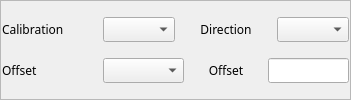
           <widget class="QFrame" name="frame_15">
            <property name="frameShape">
             <enum>QFrame::StyledPanel</enum>
            </property>
            <property name="frameShadow">
             <enum>QFrame::Raised</enum>
            </property>
            <layout class="QVBoxLayout" name="verticalLayout_23" stretch="1,0">
             <property name="spacing">
              <number>1</number>
             </property>
             <property name="margin">
              <number>1</number>
             </property>
             <item>
              <layout class="QHBoxLayout" name="horizontalLayout_30" stretch="1,1,1,1">
               <property name="spacing">
                <number>1</number>
               </property>
               <item>
                <widget class="QLabel" name="label_45">
                 <property name="sizePolicy">
                  <sizepolicy hsizetype="Fixed" vsizetype="Preferred">
                   <horstretch>0</horstretch>
                   <verstretch>0</verstretch>
                  </sizepolicy>
                 </property>
                 <property name="minimumSize">
                  <size>
                   <width>100</width>
                   <height>0</height>
                  </size>
                 </property>
                 <property name="font">
                  <font>
                   <family>Abyssinica SIL</family>
                   <pointsize>9</pointsize>
                  </font>
                 </property>
                 <property name="text">
                  <string>Calibration</string>
                 </property>
                 <property name="alignment">
                  <set>Qt::AlignLeading|Qt::AlignLeft|Qt::AlignVCenter</set>
                 </property>
                </widget>
               </item>
               <item>
                <widget class="QEComboBox" name="qecombobox_9">
                 <property name="sizePolicy">
                  <sizepolicy hsizetype="Minimum" vsizetype="Fixed">
                   <horstretch>0</horstretch>
                   <verstretch>0</verstretch>
                  </sizepolicy>
                 </property>
                 <property name="minimumSize">
                  <size>
                   <width>0</width>
                   <height>1</height>
                  </size>
                 </property>
                 <property name="maximumSize">
                  <size>
                   <width>16777215</width>
                   <height>16777215</height>
                  </size>
                 </property>
                 <property name="font">
                  <font>
                   <family>Abyssinica SIL</family>
                   <pointsize>9</pointsize>
                  </font>
                 </property>
                 <property name="variable" stdset="0">
                  <string>DMC01:$(M).SET</string>
                 </property>
                </widget>
               </item>
               <item>
                <widget class="QLabel" name="label_43">
                 <property name="sizePolicy">
                  <sizepolicy hsizetype="Preferred" vsizetype="Preferred">
                   <horstretch>0</horstretch>
                   <verstretch>0</verstretch>
                  </sizepolicy>
                 </property>
                 <property name="minimumSize">
                  <size>
                   <width>100</width>
                   <height>0</height>
                  </size>
                 </property>
                 <property name="font">
                  <font>
                   <family>Abyssinica SIL</family>
                   <pointsize>9</pointsize>
                  </font>
                 </property>
                 <property name="text">
                  <string>Direction</string>
                 </property>
                 <property name="alignment">
                  <set>Qt::AlignCenter</set>
                 </property>
                </widget>
               </item>
               <item>
                <widget class="QEComboBox" name="qecombobox_6">
                 <property name="sizePolicy">
                  <sizepolicy hsizetype="Minimum" vsizetype="Fixed">
                   <horstretch>0</horstretch>
                   <verstretch>0</verstretch>
                  </sizepolicy>
                 </property>
                 <property name="minimumSize">
                  <size>
                   <width>0</width>
                   <height>1</height>
                  </size>
                 </property>
                 <property name="font">
                  <font>
                   <family>Abyssinica SIL</family>
                   <pointsize>9</pointsize>
                  </font>
                 </property>
                 <property name="variable" stdset="0">
                  <string>DMC01:$(M).DIR</string>
                 </property>
                </widget>
               </item>
              </layout>
             </item>
             <item>
              <layout class="QHBoxLayout" name="horizontalLayout_22" stretch="1,1,1,1">
               <property name="spacing">
                <number>1</number>
               </property>
               <item>
                <widget class="QLabel" name="label_30">
                 <property name="sizePolicy">
                  <sizepolicy hsizetype="Fixed" vsizetype="Preferred">
                   <horstretch>0</horstretch>
                   <verstretch>0</verstretch>
                  </sizepolicy>
                 </property>
                 <property name="minimumSize">
                  <size>
                   <width>100</width>
                   <height>0</height>
                  </size>
                 </property>
                 <property name="font">
                  <font>
                   <family>Abyssinica SIL</family>
                   <pointsize>9</pointsize>
                  </font>
                 </property>
                 <property name="text">
                  <string>Offset</string>
                 </property>
                 <property name="alignment">
                  <set>Qt::AlignLeading|Qt::AlignLeft|Qt::AlignVCenter</set>
                 </property>
                </widget>
               </item>
               <item>
                <widget class="QEComboBox" name="qecombobox_5">
                 <property name="sizePolicy">
                  <sizepolicy hsizetype="Minimum" vsizetype="Fixed">
                   <horstretch>0</horstretch>
                   <verstretch>0</verstretch>
                  </sizepolicy>
                 </property>
                 <property name="minimumSize">
                  <size>
                   <width>0</width>
                   <height>1</height>
                  </size>
                 </property>
                 <property name="font">
                  <font>
                   <family>Abyssinica SIL</family>
                   <pointsize>9</pointsize>
                  </font>
                 </property>
                 <property name="variable" stdset="0">
                  <string>DMC01:$(M).FOFF</string>
                 </property>
                </widget>
               </item>
               <item>
                <widget class="QLabel" name="label_35">
                 <property name="sizePolicy">
                  <sizepolicy hsizetype="Preferred" vsizetype="Preferred">
                   <horstretch>0</horstretch>
                   <verstretch>0</verstretch>
                  </sizepolicy>
                 </property>
                 <property name="minimumSize">
                  <size>
                   <width>0</width>
                   <height>0</height>
                  </size>
                 </property>
                 <property name="font">
                  <font>
                   <family>Abyssinica SIL</family>
                   <pointsize>9</pointsize>
                  </font>
                 </property>
                 <property name="text">
                  <string>Offset</string>
                 </property>
                 <property name="alignment">
                  <set>Qt::AlignCenter</set>
                 </property>
                </widget>
               </item>
               <item>
                <widget class="QELineEdit" name="qelineedit_24">
                 <property name="sizePolicy">
                  <sizepolicy hsizetype="Preferred" vsizetype="Fixed">
                   <horstretch>0</horstretch>
                   <verstretch>0</verstretch>
                  </sizepolicy>
                 </property>
                 <property name="minimumSize">
                  <size>
                   <width>0</width>
                   <height>1</height>
                  </size>
                 </property>
                 <property name="font">
                  <font>
                   <family>Abyssinica SIL</family>
                   <pointsize>9</pointsize>
                  </font>
                 </property>
                 <property name="variable" stdset="0">
                  <string>DMC01:$(M).OFF</string>
                 </property>
                 <property name="addUnits">
                  <bool>true</bool>
                 </property>
                </widget>
               </item>
              </layout>
             </item>
            </layout>
           </widget>
